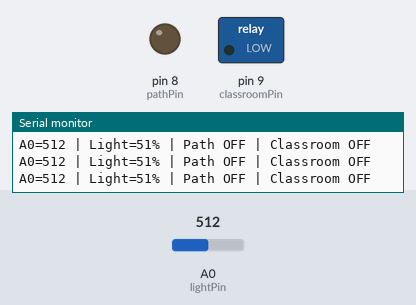
Bench run of a sketch on a simulated Arduino Uno, built with avr-gcc and run on an emulated ATmega328P. Parts: switched loads named in the sketch (green lamp = pin HIGH), output pins drawn as LEDs (lit = HIGH), the last lines printed to the serial monitor. The test bench sets the inputs (shaded band); at power-on: A0 (lightPin) = 512.

Above: at 1.2 s.
1.3 s: A0 (lightPin) set to 490
2.8 s: A0 (lightPin) set to 463
At 4.0 s:
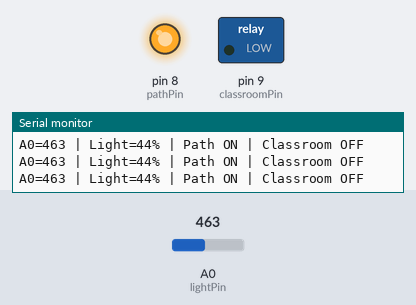
4.3 s: A0 (lightPin) set to 381
5.8 s: A0 (lightPin) set to 352
At 7.0 s:
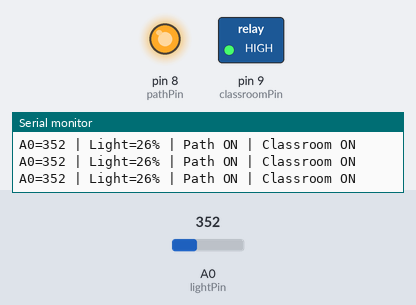
7.3 s: A0 (lightPin) set to 415
8.8 s: A0 (lightPin) set to 431
At 10.0 s:
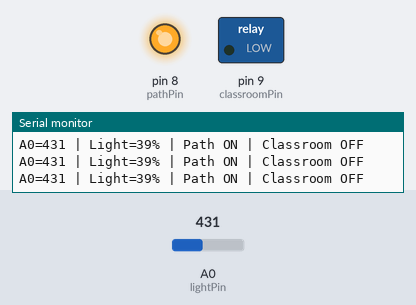
Timing chart, 0 to 11.3 s (numbered marks = the images above; inputs shaded):
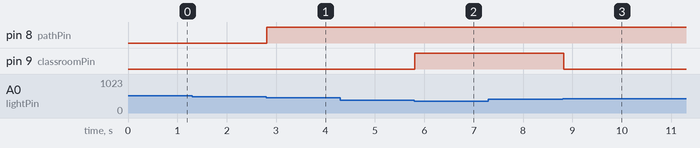

Measured:
- the behaviour switches between 475 and 474 on A0 (lightPin) (found by bisection; images 0 and 1)
- the behaviour switches between 366 and 365 on A0 (lightPin) (found by bisection; images 1 and 2)
- the behaviour switches between 423 and 424 on A0 (lightPin) (found by bisection; images 2 and 3)
- after the input at 2.8 s, pin 8 (pathPin): LOW → HIGH at once
- after the input at 5.8 s, pin 9 (classroomPin): LOW → HIGH at once
- after the input at 8.8 s, pin 9 (classroomPin): HIGH → LOW at once

The sketch:

school_diorama_night_mode.ino
```cpp
constexpr byte lightPin = A0, pathPin = 8, classroomPin = 9;
constexpr int darkReference = 180, brightReference = 820;
static_assert(brightReference > darkReference, "Bright reference must be higher.");
bool pathLit = false, classroomLit = false;
unsigned long reportedAt = 0;

void setup() {
  Serial.begin(115200);
  pinMode(pathPin, OUTPUT);
  pinMode(classroomPin, OUTPUT);
  digitalWrite(pathPin, LOW);
  digitalWrite(classroomPin, LOW);
}

void loop() {
  const int raw = analogRead(lightPin);
  const int light = constrain(map(raw, darkReference, brightReference, 0, 100), 0, 100);
  if (light <= 45) pathLit = true;
  if (light >= 55) pathLit = false;
  if (light <= 28) classroomLit = true;
  if (light >= 38) classroomLit = false;

  digitalWrite(pathPin, pathLit ? HIGH : LOW);
  digitalWrite(classroomPin, classroomLit ? HIGH : LOW);
  const unsigned long now = millis();
  if (now - reportedAt >= 250) {
    reportedAt = now;
    Serial.print(F("A0="));
    Serial.print(raw);
    Serial.print(F(" | Light="));
    Serial.print(light);
    Serial.print(pathLit ? F("% | Path ON") : F("% | Path OFF"));
    Serial.println(classroomLit ? F(" | Classroom ON") : F(" | Classroom OFF"));
  }
  delay(25);
}
```
